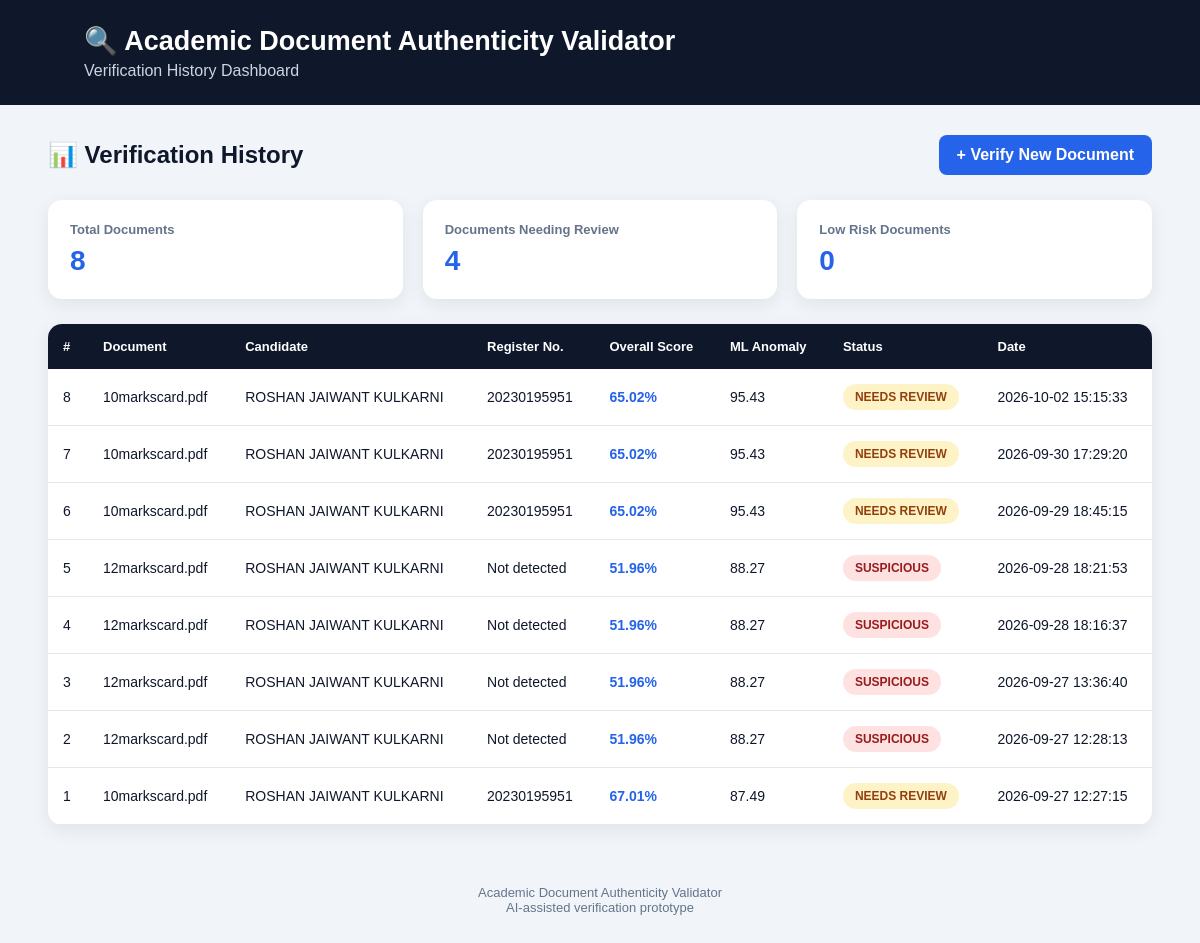
Before: /history with the older database file.
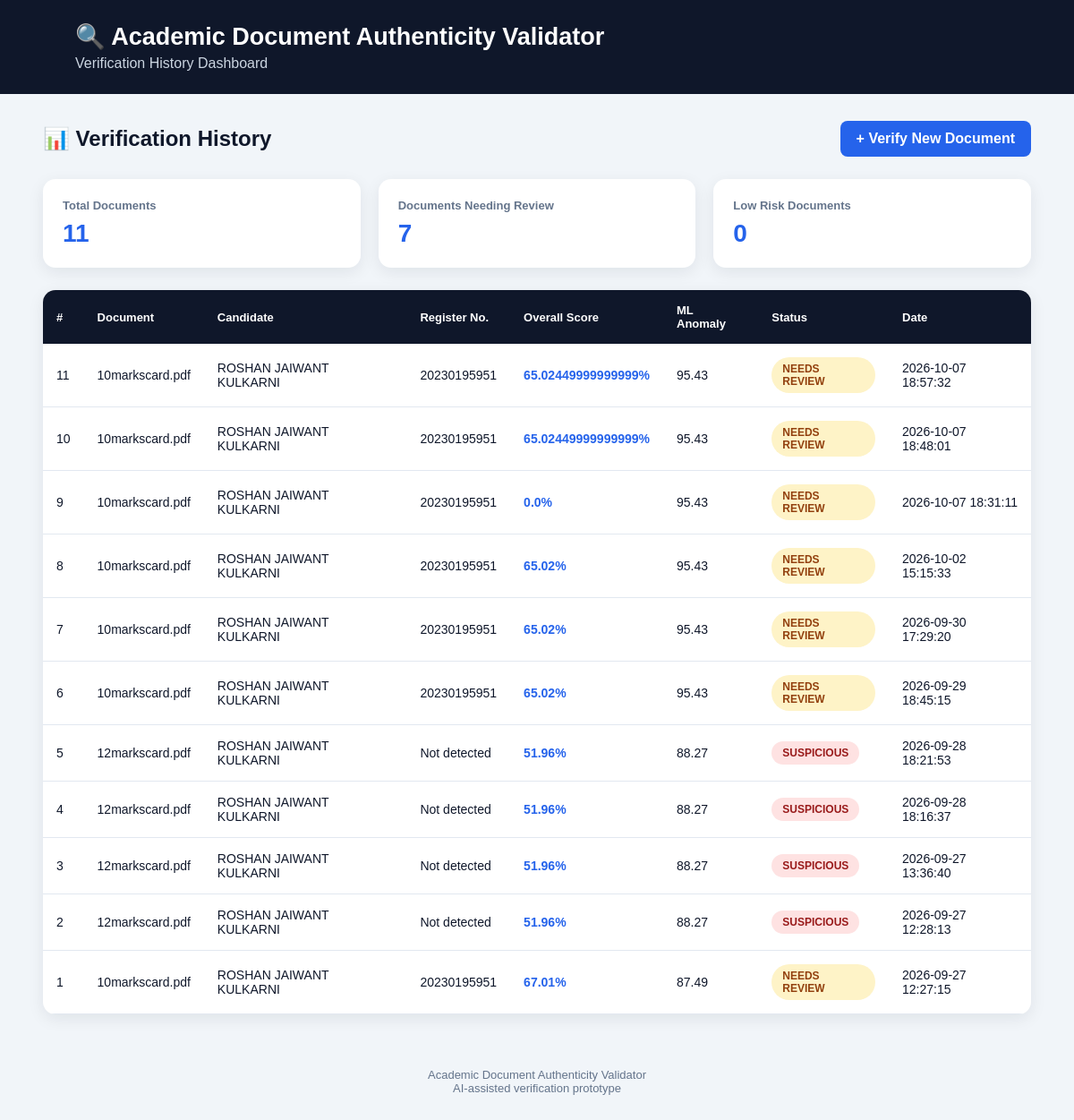
After: the same page with the newer database file.
### tables this page shows
CREATE TABLE verification_history (

            id INTEGER PRIMARY KEY AUTOINCREMENT,

            filename TEXT,

            candidate_name TEXT,

            register_number TEXT,

            verification_score REAL,

            similarity_score REAL,

            ml_anomaly_score REAL,

            overall_score REAL,

            status TEXT,

            image_quality TEXT,

            reference_filename TEXT,

            created_at TIMESTAMP DEFAULT CURRENT_TIMESTAMP

        );

### app.py (the view)
@app.route("/history")
def history():
    connection = sqlite3.connect(
        DATABASE
    )
    connection.row_factory = sqlite3.Row
    cursor = connection.cursor()
    cursor.execute("""
        SELECT *
        FROM verification_history
        ORDER BY id DESC
    """)
    records = cursor.fetchall()
    connection.close()
    return render_template(
        "history.html",
        records=records
    )

### templates/history.html (shortened to what this page needs)
<!DOCTYPE html>
<html lang="en">
<head>
</head>
<body>
<div class="header">
    <h1>
        🔍 Academic Document Authenticity Validator
    </h1>
    <p>
        Verification History Dashboard
    </p>
</div>
<div class="container">
<div class="top-section">
    <h2>
        📊 Verification History
    </h2>
    <a
        href="/upload"
        class="button">
        + Verify New Document
    </a>
</div>
<div class="stats">
    <div class="stat-card">
        <strong>
            Total Documents
        </strong>
        <span>
            {{ records|length }}
        </span>
    </div>
    <div class="stat-card">
        <strong>
            Documents Needing Review
        </strong>
        <span>
            {{ records |
               selectattr("status", "equalto", "NEEDS REVIEW") |
               list |
               length }}
        </span>
    </div>
    <div class="stat-card">
        <strong>
            Low Risk Documents
        </strong>
        <span>
            {{ records |
               selectattr("status", "equalto", "LOW RISK") |
               list |
               length }}
        </span>
    </div>
</div>
<div class="table-container">
{% if records %}
<table>
<thead>
<tr>
    <th>
        #
    </th>
    <th>
        Document
    </th>
    <th>
        Candidate
    </th>
    <th>
        Register No.
    </th>
    <th>
        Overall Score
    </th>
    <th>
        ML Anomaly
    </th>
    <th>
        Status
    </th>
    <th>
        Date
    </th>
</tr>
</thead>
<tbody>
{% for record in records %}
<tr>
    <td>
        {{ record["id"] }}
    </td>
    <td>
        {{ record["filename"] }}
    </td>
    <td>
        {{ record["candidate_name"] or "Not detected" }}
    </td>
    <td>
        {{ record["register_number"] or "Not detected" }}
    </td>
    <td class="score">
        {{ record["overall_score"] }}%
    </td>
    <td>
        {% if record["ml_anomaly_score"] is not none %}
            {{ record["ml_anomaly_score"] }}
        {% else %}
            N/A
        {% endif %}
    </td>
    <td>
        {% if record["status"] == "LOW RISK" %}
            <span class="status low">
                LOW RISK
            </span>
        {% elif record["status"] == "NEEDS REVIEW" %}
            <span class="status review">
                NEEDS REVIEW
            </span>
        {% else %}
            <span class="status suspicious">
                SUSPICIOUS
            </span>
        {% endif %}
    </td>
    <td>
        {{ record["created_at"] }}
    </td>
</tr>
{% endfor %}
</tbody>
</table>
{% endif %}
</div>
</div>
<footer>
    Academic Document Authenticity Validator
    <br>
    AI-assisted verification prototype
</footer>
</body>
</html>

### templates/history.html (style rules this page uses)
* { box-sizing: border-box; margin: 0; padding: 0; }
body { font-family: Arial, sans-serif; background: #f1f5f9; color: #0f172a; }
.header { background: #0f172a; color: white; padding: 25px 7%; }
.header h1 { font-size: 27px; }
.header p { color: #cbd5e1; margin-top: 5px; }
.container { width: 92%; max-width: 1250px; margin: 30px auto; }
.top-section { display: flex; justify-content: space-between; align-items: center; margin-bottom: 25px; }
.top-section h2 { font-size: 24px; }
.button { text-decoration: none; background: #2563eb; color: white; padding: 11px 18px; border-radius: 8px; font-weight: bold; }
.stats { display: grid; grid-template-columns: repeat(3, 1fr); gap: 20px; margin-bottom: 25px; }
.stat-card { background: white; padding: 22px; border-radius: 14px; box-shadow: 0 5px 18px rgba(15, 23, 42, 0.08); }
.stat-card strong { display: block; color: #64748b; font-size: 13px; margin-bottom: 8px; }
.stat-card span { font-size: 28px; font-weight: bold; color: #2563eb; }
.table-container { background: white; border-radius: 14px; overflow-x: auto; box-shadow: 0 5px 18px rgba(15, 23, 42, 0.08); }
table { width: 100%; border-collapse: collapse; min-width: 950px; }
th { background: #0f172a; color: white; padding: 15px; text-align: left; font-size: 13px; }
td { padding: 15px; border-bottom: 1px solid #e2e8f0; font-size: 14px; }
.status { display: inline-block; padding: 6px 12px; border-radius: 20px; font-size: 12px; font-weight: bold; }
.review { background: #fef3c7; color: #92400e; }
.suspicious { background: #fee2e2; color: #991b1b; }
.score { font-weight: bold; color: #2563eb; }
footer { text-align: center; color: #64748b; padding: 30px; font-size: 13px; }

Changed rows visible on the page:
added verification_history: id "11", filename "10markscard.pdf", candidate_name "ROSHAN JAIWANT KULKARNI", register_number "20230195951", overall_score "65.02449999999999", ml_anomaly_score "95.43", status "NEEDS REVIEW", created_at "2026-10-07 18:57:32"
added verification_history: id "10", filename "10markscard.pdf", candidate_name "ROSHAN JAIWANT KULKARNI", register_number "20230195951", overall_score "65.02449999999999", ml_anomaly_score "95.43", status "NEEDS REVIEW", created_at "2026-10-07 18:48:01"
added verification_history: id "9", filename "10markscard.pdf", candidate_name "ROSHAN JAIWANT KULKARNI", register_number "20230195951", overall_score "0.0", ml_anomaly_score "95.43", status "NEEDS REVIEW", created_at "2026-10-07 18:31:11"
Other visible differences:
{{ records|length }}: "8" → "11"
text no longer shown: "4"
text now shown: "7"
